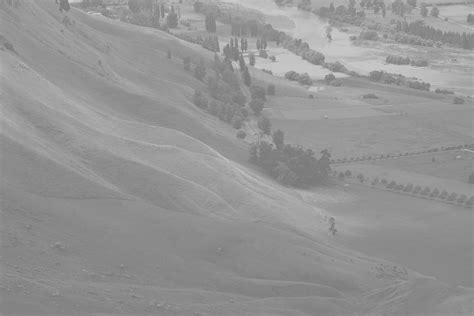
#> input picture imgs/hawkes_bay_unequalized_gray.jpeg, 474 x 316 px
$ jupyter execute 18_histogram_equalization.ipynb   (shell and % lines are left out)
#> lines starting #> are read from the running program, lines starting #| are printed output that depends on the picture
### Import Statements

[cell 1]
import matplotlib.pyplot as plt
import numpy as np
import cv2 as cv
import sys
import copy
import math

## **Histogram Equalization ([Wikipedia](https://en.wikipedia.org/wiki/Histogram_equalization))**

Histogram equalization is a method in image processing used **for adjusting contrast** in an image using the image's histogram.

Histogram equalization **usually increases the global contrast** of many images, especially when the image is represented by a narrow range of intensity values. For example, brighter image will have most of the pixels confined to high intensity values and darker images will have most of the pixels confined to lower intensity values.

Through this adjustment (histogram equalization), the intensities can be better distributed on the histogram utilizing the full range of intensities evenly. This allows for areas of lower local contrast to gain a higher contrast. Histogram equalization accomplishes this by effectively spreading out the highly populated intensity values which are used to degrade image contrast.

**<u>Advantages of using Histogram Equalization</u>**
- The method is **useful in images with backgrounds and foregrounds that are both bright or both dark**. In particular, the method can lead to better views of bone structure in x-ray images, and to better detail in photographs that are either over or under-exposed.
- In face recognition, before training the face data, the images of faces are histogram equalized to make them all with same lighting conditions.
- It is a fairly straightforward technique adaptive to the input image and an **invertible operator**. So in theory, if the histogram equalization function is known, then the original histogram can be recovered. The calculation is not computationally intensive.
- It is very **useful for scientific images like thermal, satellite or x-ray images**, often the same class of **images to which one would apply false-color**.

**<u>Disdvantages</u>**
- A disadvantage of the method is that **it is indiscriminate**. It may increase the contrast of background noise, while decreasing the usable signal.
- Histogram equalization often produces **unrealistic effects** in photographs.
- Also histogram equalization can produce **undesirable effects** (like visible image gradient) when applied to images with low color depth. For example, if applied to 8-bit image displayed with 8-bit gray-scale palette it will further reduce color depth (number of unique shades of gray) of the image.
- Histogram equalization will **work the best when applied to images with much higher color depth than palette size**, like continuous data or 16-bit gray-scale images.

- ### Global Histogram Equalization ([Docs](https://docs.opencv.org/4.7.0/d5/daf/tutorial_py_histogram_equalization.html))

> The `cv.equalizeHist(src)` function is used for Histogram Equalization of 8 bit single channel images.

`->` Histogram Equalization of Grayscale Images

[cell 2]
hawkes_bay_gray = cv.imread("./imgs/hawkes_bay_unequalized_gray.jpeg", 0)
#> hawkes_bay_gray is the input picture: shape (316, 474); min 115, max 213, mean 148.1

[cell 3]
hawkes_bay_gray_hist_equalized = cv.equalizeHist(hawkes_bay_gray)
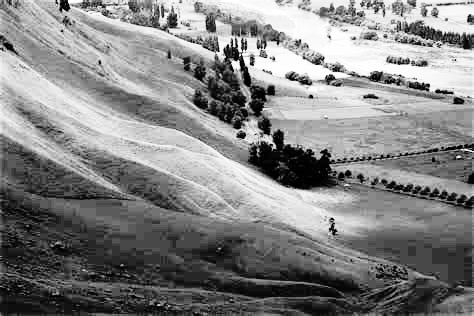
#> hawkes_bay_gray_hist_equalized: shape (316, 474); min 0, max 255, mean 130.6

[cell 4]
plt.figure(figsize=(10, 4), dpi=200)
plt.imshow(np.hstack((hawkes_bay_gray, hawkes_bay_gray_hist_equalized)), "gray")
plt.title(
    "Hawkes Bay (Grayscale) Image \n Original Image (Unequalized) vs. Histogram Equalized Image"
)

plt.tight_layout()
plt.show()
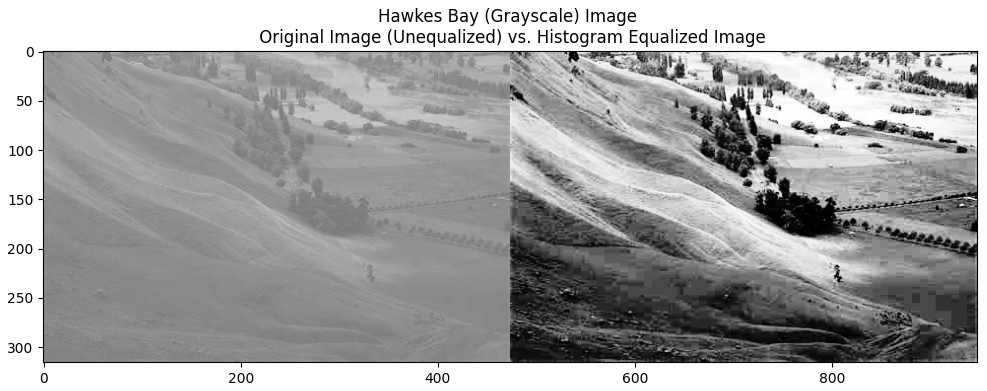
#> figure drawn by matplotlib, 1 panel

[cell 5]
unequalized_hist = cv.calcHist(
    [hawkes_bay_gray], [0], None, histSize=[256], ranges=[0, 256]
)
#> unequalized_hist = 256 values, max 7153 at index 138, min 0 at index 0, mean 585.1
equalized_hist = cv.calcHist(
    [hawkes_bay_gray_hist_equalized], [0], None, histSize=[256], ranges=[0, 256]
)
#> equalized_hist = 256 values, max 7153 at index 72, min 0 at index 4, mean 585.1

[cell 6]
plt.figure(figsize=(10, 3), dpi=150)

plt.subplot(121), plt.plot(unequalized_hist), plt.title(
    "Histogram of Original Image (Unequalized)"
), plt.xlim(0, 255)
plt.subplot(122), plt.plot(equalized_hist), plt.title(
    "Histogram of Equalized Image"
), plt.xlim(0, 255)

plt.suptitle("Hawke's Bay (Grayscale) Image")

plt.tight_layout(w_pad=2)
# or, plt.subplots_adjust(left=None, bottom=None, right=None, top=None, wspace=None, hspace=None)

plt.show()
#> figure, not shown here; panel 1: curve peaks at x = 138, y = 7153; panel 2: curve peaks at x = 72, y = 7153

`->` Histogram Equalization of Color Images ([Stackoverflow Post](https://stackoverflow.com/questions/15007304/histogram-equalization-not-working-on-color-image-opencv))

Histogram equalization is a non-linear process. Channel splitting and equalizing each channel separately is not the proper way for equalization of contrast.

Equalization involves Intensity values of the image and not the color components. So for a simple RGB color image, Histogram Equalization should not be applied individually on each channel. Rather, it should be applied such that intensity values are equalized without disturbing the color balance of the image.

1. The first step is to convert the color space of the image from **BGR into** one of the color spaces which separate intensity values from color components. Some of these are: **HSV/HLS, YUV, YCrCb**. **YCrCb is preferred** as it is designed for digital images.
2. Perform Histogram Equalization of the **intensity plane Y**.
3. Lastly, convert the image **back to RGB**.

[cell 7]
hawkes_bay_greenari = cv.cvtColor(
    cv.imread("./imgs/hawkes_bay_greeneries.jpeg"), cv.COLOR_BGR2RGB
)
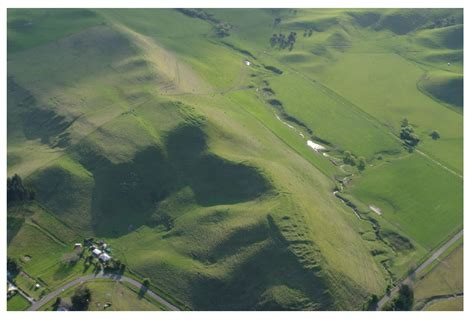
#> input picture imgs/hawkes_bay_greeneries.jpeg, 474 x 322 px
hawkes_bay_greenari_ycrcb = cv.split(
    cv.cvtColor(hawkes_bay_greenari, cv.COLOR_RGB2YCrCb)
)

[cell 8]
len(hawkes_bay_greenari_ycrcb)
#> Out = 3

[cell 9]
hist_equalized_y = cv.equalizeHist(hawkes_bay_greenari_ycrcb[0])
hawkes_bay_greenari_hist_equalized = cv.cvtColor(
    cv.merge(
        [hist_equalized_y, hawkes_bay_greenari_ycrcb[1], hawkes_bay_greenari_ycrcb[2]]
    ),
    cv.COLOR_YCrCb2RGB,
)
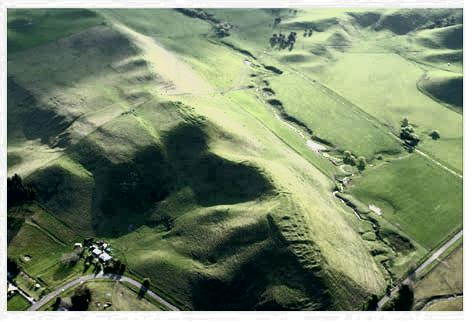
#> hawkes_bay_greenari_hist_equalized: shape (322, 474, 3); mean R, G, B 121.9, 136.4, 109.4

[cell 10]
plt.figure(figsize=(10, 4), dpi=200)
plt.imshow(np.hstack((hawkes_bay_greenari, hawkes_bay_greenari_hist_equalized)))
plt.title(
    "Hawke's Bay Greenaries Image \n Original Image (Unequalized) vs. Histogram Equalized Image"
)

plt.show()
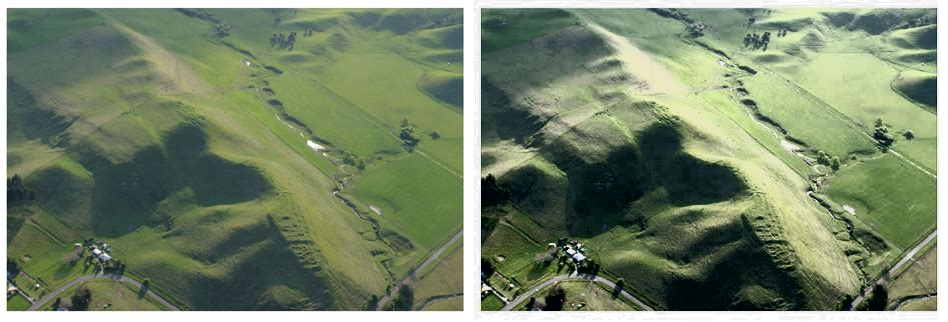
#> shown: shape (322, 948, 3); mean R, G, B 117.2, 131.8, 104.8

[cell 11]
def color_hist(imgs, img_titles, suptitle, color_channels=["r", "g", "b"]):
#> called with suptitle = "Hawke's Bay Greenaries Image"
    x = math.ceil(len(imgs) / 2)
#> x = 1

    plt.figure(figsize=(10, 3), dpi=150)

    for i, img in enumerate(imgs):
        for c, color in enumerate(color_channels):
            hist_color = cv.calcHist([img], [c], None, histSize=[256], ranges=[0, 256])
            plt.subplot(x, 2, i + 1), plt.plot(hist_color, color=color)

        plt.title(img_titles[i])
        plt.xlim(0, 255)
#> this loop made 2 passes

    plt.suptitle(suptitle)
    plt.tight_layout()
    plt.show()
#> figure, not shown here; panel 1: curve peaks at x = 255, y = 8629; panel 1: curve peaks at x = 255, y = 9820; panel 1: curve peaks at x = 255, y = 8791; panel 2: curve peaks at x = 0, y = 7253

[cell 12]
color_hist(
    [hawkes_bay_greenari, hawkes_bay_greenari_hist_equalized],
    ["Histogram of Original (Unequalized) Image", "Histogram of Equalized Image"],
    "Hawke's Bay Greenaries Image",
)

- ### CLAHE (Contrast Limited Adaptive Histogram Equalization)

#### *Why Adaptive Histogram Equalization?*

The histogram equalizations we saw above, considers the global contrast of the image. In many cases, it is not a good idea. For example, below image shows an input image and its result after global histogram equalization.

[cell 13]
reading_room_gray = cv.imread("./imgs/reading_room.jpeg", 0)
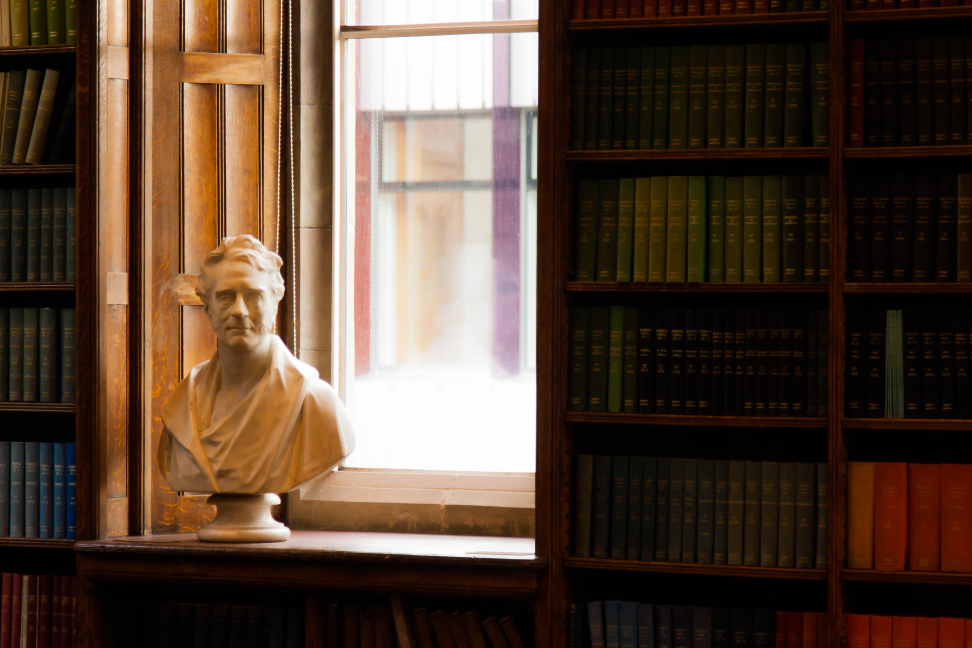
#> input picture imgs/reading_room.jpeg, 3888 x 2592 px (shown at 1/4 size)
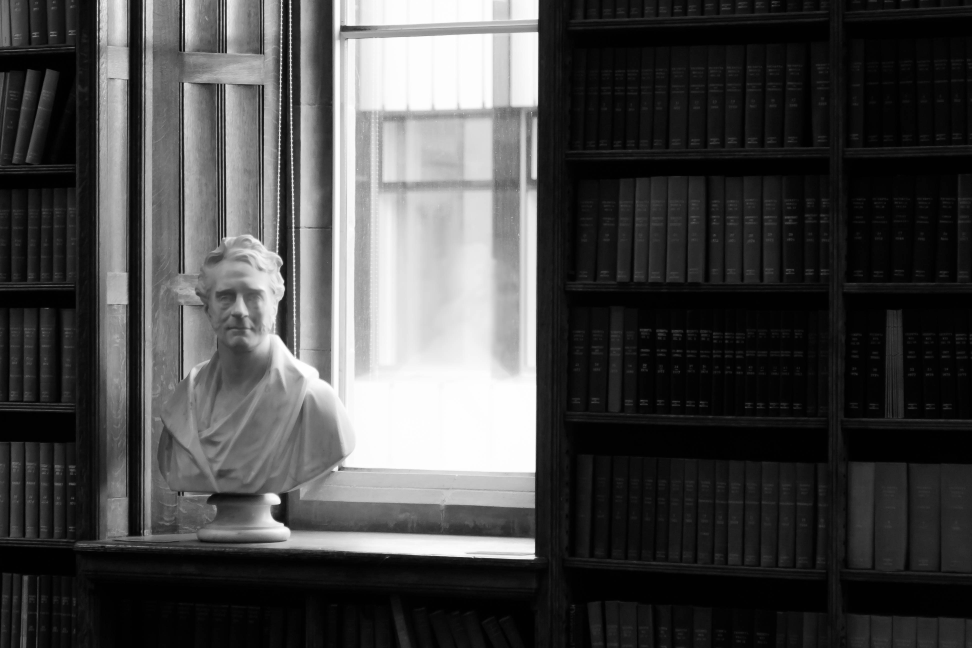
#> reading_room_gray: shape (2592, 3888) (shown at 1/4 size); min 0, max 255, mean 71.4
reading_room_gray_hist = cv.calcHist(reading_room_gray, [0], None, [256], [0, 256])
#> reading_room_gray_hist = 256 values, max 227 at index 253, min 0 at index 0, mean 15.19

reading_room_gray_hist_equalized = cv.equalizeHist(reading_room_gray)
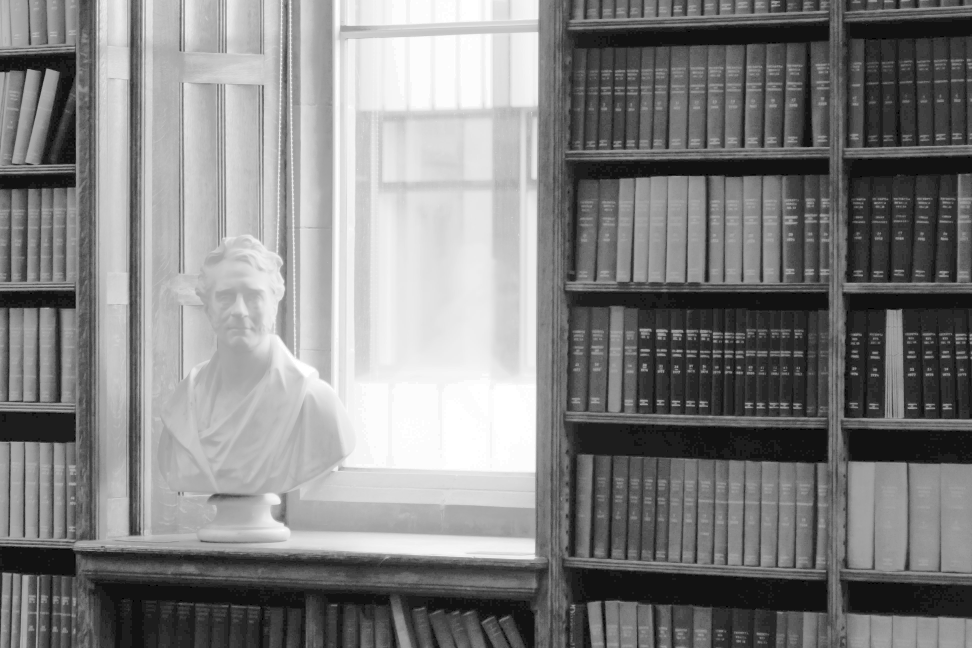
#> reading_room_gray_hist_equalized: shape (2592, 3888) (shown at 1/4 size); min 0, max 255, mean 129.5
reading_room_gray_hist_equalized_hist = cv.calcHist(
    reading_room_gray_hist_equalized, [0], None, [256], [0, 256]
)
#> reading_room_gray_hist_equalized_hist = 256 values, max 227 at index 252, min 0 at index 0, mean 15.19

[cell 14]
plt.figure(figsize=(10, 6), dpi=120)

plt.subplot(221), plt.imshow(reading_room_gray, "gray"), plt.title(
    "Reading Room (Grayscaled) Image"
)
plt.subplot(222), plt.plot(reading_room_gray_hist, "gray"), plt.title(
    "Histogram of Reading Room (Grayscaled) Image"
), plt.xlim(0, 255)

plt.subplot(223), plt.imshow(reading_room_gray_hist_equalized, "gray"), plt.title(
    "Reading Room (HE) Image"
)
plt.subplot(224), plt.plot(reading_room_gray_hist_equalized_hist, "gray"), plt.title(
    "Histogram of Reading Room (HE) Image"
), plt.xlim(0, 255)

plt.tight_layout()
plt.show()
#> figure, not shown here; panel 2: curve peaks at x = 253, y = 227; panel 4: curve peaks at x = 252, y = 227

In the Histogram Equalized version of the "Reading Room (Grayscaled) Image", it is true that the background contrast has improved after histogram equalization. But if we **compare the face of statue in both images**, we see that **we lost most of the information there due to over-brightness**. **It is because its histogram is not confined to a particular region as we saw in previous cases**.

So to solve this problem, adaptive histogram equalization is used.

#### *How Contrast Limited Adaptive Histogram Equalization (CLAHE) Works?*

1. The image is divided into small blocks called "tiles" (tile size is 8x8 by default in OpenCV).

2. Then each of these blocks are histogram equalized as usual. So in a small area, histogram would confine to a small region (unless there is noise). If noise is there, it will be amplified.

3. To avoid noise amplification, contrast limiting is applied. If any histogram bin is above the specified contrast limit (by default 40 in OpenCV), those pixels are clipped and distributed uniformly to other bins before applying histogram equalization.

4. After equalization, to remove artifacts in tile borders, bilinear interpolation is applied.

> The `cv.createCLAHE(clipLimit=40, tileGridSize=(8, 8))` function is used to create a `CLAHE` object. It is then used to apply CLAHE operation to the image using `CLAHE.apply(img)`.

[cell 15]
CLAHE = cv.createCLAHE(clipLimit=5, tileGridSize=(16, 16))
reading_room_gray_clahe_equalized = CLAHE.apply(reading_room_gray)
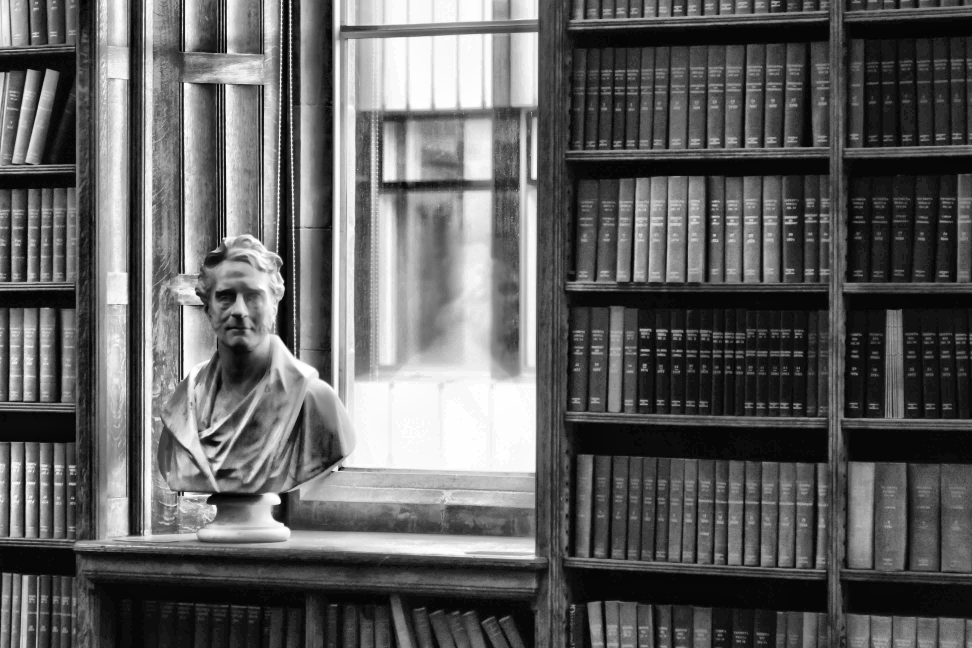
#> reading_room_gray_clahe_equalized: shape (2592, 3888) (shown at 1/4 size); min 0, max 255, mean 96.7
reading_room_gray_clahe_equalized_hist = cv.calcHist(
    reading_room_gray_clahe_equalized, [0], None, [256], [0, 256]
)
#> reading_room_gray_clahe_equalized_hist = 256 values, max 69 at index 251, min 0 at index 0, mean 15.19

[cell 16]
plt.figure(figsize=(10, 9), dpi=120)

plt.subplot(321), plt.imshow(reading_room_gray, "gray"), plt.title(
    "Reading Room (Grayscaled) Image"
)
plt.subplot(322), plt.plot(reading_room_gray_hist, "gray"), plt.title(
    "Histogram of Reading Room (Grayscaled) Image"
), plt.xlim(0, 255)

plt.subplot(323), plt.imshow(reading_room_gray_hist_equalized, "gray"), plt.title(
    "Reading Room (HE) Image"
)
plt.subplot(324), plt.plot(reading_room_gray_hist_equalized_hist, "gray"), plt.title(
    "Histogram of Reading Room (HE) Image"
), plt.xlim(0, 255)

plt.subplot(325), plt.imshow(reading_room_gray_clahe_equalized, "gray"), plt.title(
    "Reading Room (CLAHE Equalized) Image"
)
plt.subplot(326), plt.plot(reading_room_gray_clahe_equalized_hist, "gray"), plt.title(
    "Histogram of Reading Room (CLAHE Equalized) Image"
), plt.xlim(0, 255)

plt.tight_layout()
plt.show()
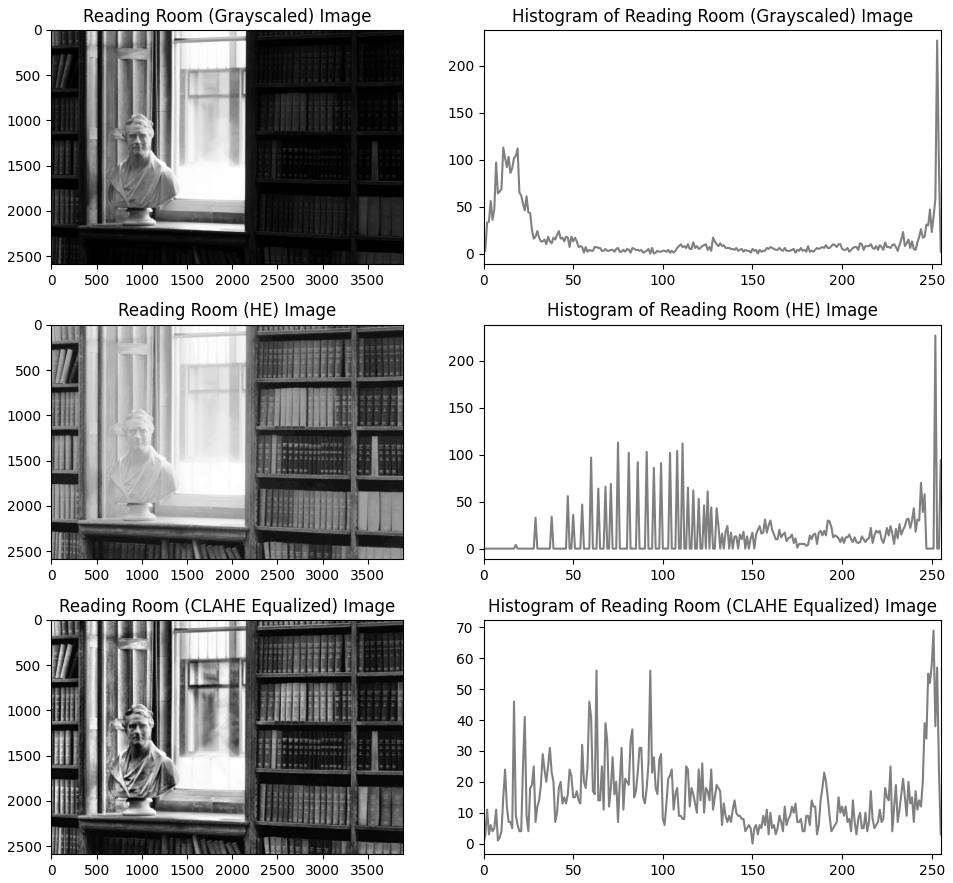
#> figure drawn by matplotlib, 6 panels; panel 2: curve peaks at x = 253, y = 227; panel 4: curve peaks at x = 252, y = 227; panel 6: curve peaks at x = 251, y = 69
